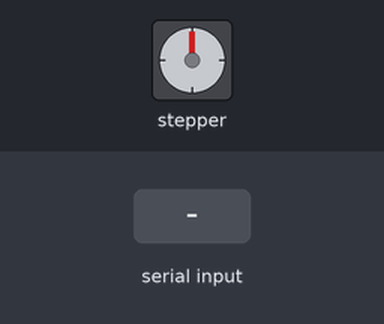
A sketch run on a simulated Arduino Uno, built with avr-gcc and run on an emulated ATmega328P. On the bench: stepper motor. The test bench sets the inputs (shaded band). Stepper angles assume 200 steps per turn.

Above: at 1.2 s.
1.3 s: "1,90,45\n" received over Serial
At 3.25 s:
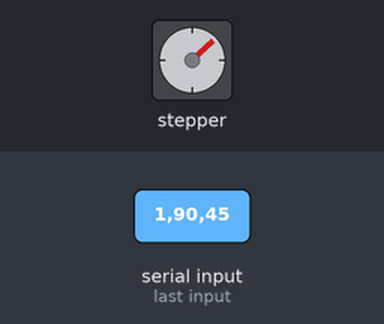
At 3.88 s:
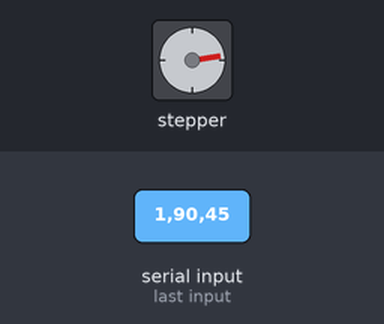
4.3 s: "1,90,45\n" received over Serial
At 9.6 s:
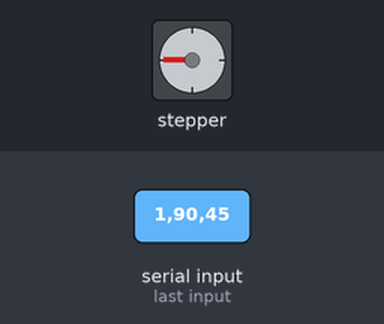
Timing chart, 0 to 11.1 s (numbered marks = the images above; inputs shaded):
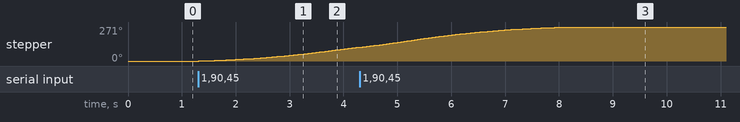

Measured:
- after the input at 1.3 s, stepper: keeps turning clockwise at about 37°/s, starting at once

The sketch:

2steppers.ino
```cpp
// Control 2 stepper motors from Max
// - - - - - - -
// both motors can be handle different speeds & directions

// the AccelStepper lib. improves on the standard Arduino Stepper lib. with:
// acceleration, multiple simultaneous steppers, no delays, ...
// https://www.airspayce.com/mikem/arduino/AccelStepper/
#include <AccelStepper.h>
// Library for the 1st gen. Adafruit Motor Shield
// https://learn.adafruit.com/adafruit-motor-shield
#include <AFMotor.h>

// connect a stepper motor with 400 steps per revolution (0.9 degree) type ETS535 (Astrosyn)
// on each port
AF_Stepper motor1(200, 1);
AF_Stepper motor2(200, 2);

// you can change these to SINGLE or INTERLEAVE or MICROSTEP!
// wrappers for the first motor!
// see https://learn.adafruit.com/adafruit-motor-shield/af-stepper-class
void forwardstep1() {
  motor1.onestep(FORWARD, DOUBLE);
}
void backwardstep1() {
  motor1.onestep(BACKWARD, DOUBLE);
}
// wrappers for the second motor!
void forwardstep2() {
  motor2.onestep(FORWARD, DOUBLE);
}
void backwardstep2() {
  motor2.onestep(BACKWARD, DOUBLE);
}
// Motor shield has two motor ports, now we'll wrap them in an AccelStepper object
AccelStepper stepper1(forwardstep1, backwardstep1);
AccelStepper stepper2(forwardstep2, backwardstep2);

void setup() {
  //being serial communication
  Serial.begin(9600);
  // Sets the maximum permitted speed, default is 1step/s
  stepper1.setMaxSpeed(200.0);
  // sets the acceleration/deceleration rate
  // desired acceleration in steps per second per second
  // thus the lower the number the shorter the acceleration
  stepper1.setAcceleration(100.0);
  stepper2.setMaxSpeed(200.0);
  stepper2.setAcceleration(100.0);
}
void loop() {
  // if there's any serial available, read it:
  while (Serial.available() > 0) {
    // look for the next valid integer in the incoming serial stream:
    int mtr = Serial.parseInt();
    int stps = Serial.parseInt();
    int spd = Serial.parseInt();
    // look for the newline. That's the end of your sentence:
    if (Serial.read() == '\n') {
      if (mtr == 1) {
        rotate1(stps, spd);
      } else if (mtr == 2) {
        rotate2(stps, spd);
      } else if (mtr == 0) {
        handbrake();
      }
    }
  }

// Poll the motor and step it if a step is due
stepper1.run();
stepper2.run();
}

void rotate1(int steps, int spd) {
  // the acceleration & deceleration is relative to the speed
  stepper1.setAcceleration(spd / 4.);
  stepper1.setMaxSpeed(spd);
  // Set the target position relative to the current position
  stepper1.move(steps);
}
void rotate2(int steps, int spd) {
  stepper2.setAcceleration(spd / 4.);
  stepper2.setMaxSpeed(spd);
  stepper2.move(steps);
}

void handbrake() {
  // Stop as fast as possible
  stepper1.stop();
  stepper2.stop();
}
```
